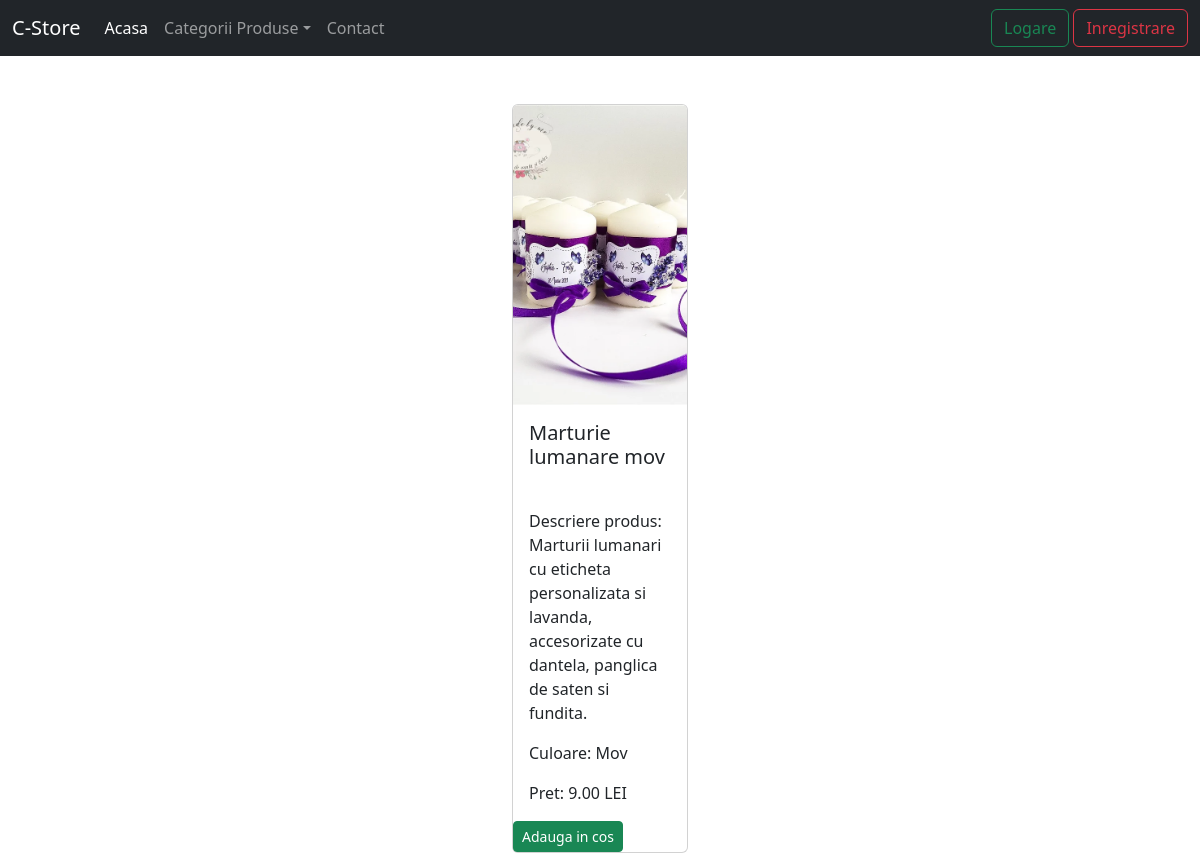
The page /details_product/3/ on the database its author committed.
### product/models.py (models this page shows)
class Product(models.Model):
    COLOR = [
        ('bleu', 'Bleu'),
        ('roz', 'Roz'),
        ('alb', 'Alb'),
        ('lila', 'Lila'),
        ('verde', 'Verde'),
        ('mov', 'Mov'),
        ('galben', 'Galben')
    ]
    name = models.CharField(max_length=255)
    color = models.CharField(max_length=10, choices=COLOR)
    description = models.TextField()
    image = models.ImageField(upload_to='static/products/')
    category = models.ForeignKey(Category, on_delete=models.CASCADE)
    price = models.DecimalField(max_digits=10, decimal_places=2)
    available = models.BooleanField(default=True)
    def __str__(self):
        return self.name

### product/views.py (the view)
# urls.py: path('details_product/<int:pk>/', views.ProductDetailView.as_view(), name='details-product')
class ProductDetailView(DetailView):
    template_name = 'product/details_product.html'
    model = Product

### cstore/context_processors.py (called while the page is built)
def get_all_categories(request):
    get_categories = Category.objects.all()
    return {'categories': get_categories}

### templates/product/details_product.html (shortened to what this page needs)
{% extends 'base.html' %}
{% load static %}
{% block content %}
    <div class="container-fluid">
        <div class="row">
            <div class="col-md-2 offset-md-5 gy-5">
                <div class="card">
                    {% if product.image %}
                                <img src="{{ product.image.url }}" alt="Imagine Produs"
                                     class="card-img-top" width="100%" height="300" style="object-fit: cover">
                            {% else %}
                                <img src="{% static 'images/logo.jpeg' %}" alt="Imagine produs indisponibila"
                                     class="card-img-top" width="100%" height="300" style="object-fit: cover">
                            {% endif %}
                    <div class="card-body">
                        <h5 class="card-title">{{ product }}</h5>
                    </div>
                    <div class="card-body">
                        <p class="card-text">Descriere produs: {{ product.description }}</p>
                        <p class="card-text">Culoare: {{ product.color|capfirst }}</p>
                        <p class="card-text">Pret: {{ product.price }} LEI</p>
                    </div>
                    <div class="btn-group">
                        <form action="{% url 'add-to-cart' %}" method="post">
                            <button type="submit" class="btn btn-sm btn-success"> Adauga in cos
                            </button>
                        </form>
                    </div>
                </div>
            </div>
        </div>
    </div>
{% endblock %}

### rows shown on the page
Product: image (picture), name "Marturie lumanare mov", description "Marturii lumanari cu eticheta personalizata si lavanda, accesorizate cu dantela, panglica de saten si fundita.", color "Mov", price "9.00"
